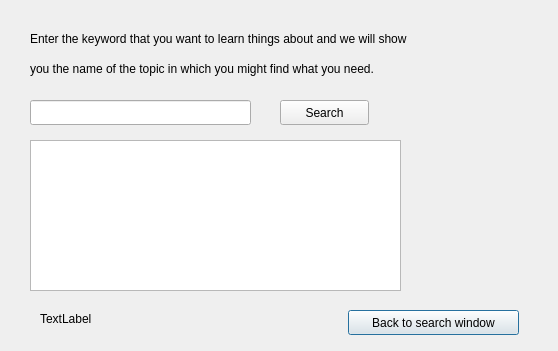
<?xml version="1.0" encoding="UTF-8"?>
<ui version="4.0">
 <class>Keywords</class>
 <widget class="QDialog" name="Keywords">
  <property name="geometry">
   <rect>
    <x>0</x>
    <y>0</y>
    <width>558</width>
    <height>351</height>
   </rect>
  </property>
  <property name="windowTitle">
   <string>Dialog</string>
  </property>
  <widget class="QTextEdit" name="textEdit">
   <property name="geometry">
    <rect>
     <x>30</x>
     <y>140</y>
     <width>371</width>
     <height>151</height>
    </rect>
   </property>
  </widget>
  <widget class="QLineEdit" name="lineEdit">
   <property name="geometry">
    <rect>
     <x>30</x>
     <y>100</y>
     <width>221</width>
     <height>25</height>
    </rect>
   </property>
  </widget>
  <widget class="QLabel" name="label">
   <property name="geometry">
    <rect>
     <x>30</x>
     <y>30</y>
     <width>501</width>
     <height>17</height>
    </rect>
   </property>
   <property name="text">
    <string>Enter the keyword that you want to learn things about and we will show </string>
   </property>
  </widget>
  <widget class="QLabel" name="label_2">
   <property name="geometry">
    <rect>
     <x>30</x>
     <y>60</y>
     <width>501</width>
     <height>17</height>
    </rect>
   </property>
   <property name="text">
    <string>you the name of the topic in which you might find what you need.</string>
   </property>
  </widget>
  <widget class="QPushButton" name="pushButton">
   <property name="geometry">
    <rect>
     <x>348</x>
     <y>310</y>
     <width>171</width>
     <height>25</height>
    </rect>
   </property>
   <property name="text">
    <string>Back to search window</string>
   </property>
  </widget>
  <widget class="QPushButton" name="pushButton_2">
   <property name="geometry">
    <rect>
     <x>280</x>
     <y>100</y>
     <width>89</width>
     <height>25</height>
    </rect>
   </property>
   <property name="text">
    <string>Search</string>
   </property>
  </widget>
  <widget class="QLabel" name="label_3">
   <property name="geometry">
    <rect>
     <x>40</x>
     <y>310</y>
     <width>261</width>
     <height>17</height>
    </rect>
   </property>
   <property name="text">
    <string>TextLabel</string>
   </property>
  </widget>
 </widget>
 <resources/>
 <connections/>
</ui>
